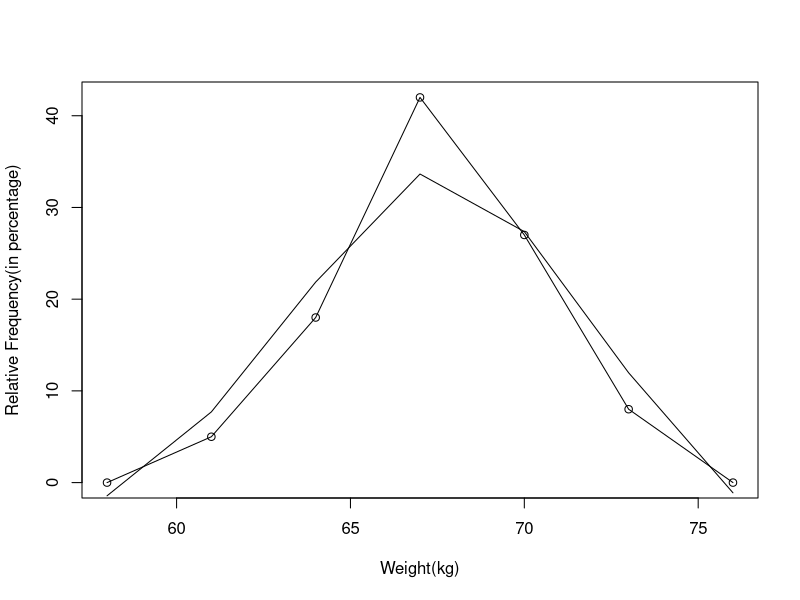
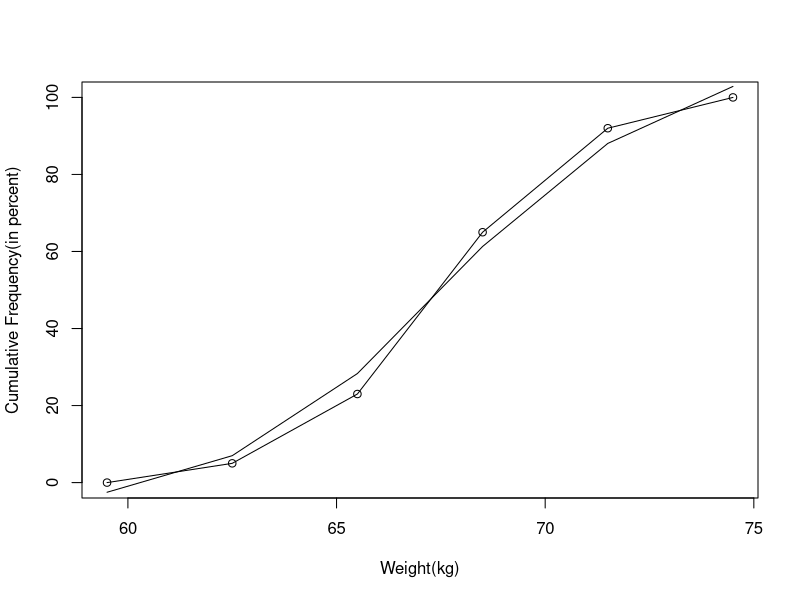

These charts were generated, in order, by the following R code:
#PAGE=53
w1=c(60,63,66,69,72)
w2=w1+2
n=c(5,18,42,27,8)
t=sum(n)

a1=(w1+w2)/2
a=a1[1]-3
b=a1[length(a1)]+3
for (x in a1) {
  a=c(a,x)
}

c=c(a,b)
n=c(0,n,0)
c1=c+1.5

smoothingSpline = smooth.spline(c, n, spar=0.35)
plot(c,n,type='o',xlab='Weight(kg)',ylab='Relative Frequency(in percentage)')
lines(smoothingSpline)

n=c(5,18,42,27,8)
c=0
s=0
for (x in n) {
  s=s+x
  c=c(c,s)
}

s1=c/s
s1=s1*100
s1=round(s1,1)
c1=c1[1:length(c1)-1]

smoothingSpline = smooth.spline(c1, s1, spar=0.35)
plot(c1,s1,type='o',xlab='Weight(kg)',ylab='Cumulative Frequency(in percent)')
lines(smoothingSpline)

a=65
b=70
a=a-0.5
b=b+0.5
c=82
d=18
e=c-d
m=e*1546/100
m=round(m,0)
m
cat(e,'%')
